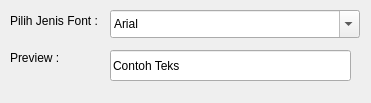
<?xml version="1.0" encoding="UTF-8"?>
<ui version="4.0">
 <class>Dialog</class>
 <widget class="QDialog" name="Dialog">
  <property name="geometry">
   <rect>
    <x>0</x>
    <y>0</y>
    <width>371</width>
    <height>103</height>
   </rect>
  </property>
  <property name="windowTitle">
   <string>Demo QFontComboBox</string>
  </property>
  <widget class="QLabel" name="label">
   <property name="geometry">
    <rect>
     <x>10</x>
     <y>10</y>
     <width>111</width>
     <height>21</height>
    </rect>
   </property>
   <property name="text">
    <string>Pilih Jenis Font :</string>
   </property>
  </widget>
  <widget class="QFontComboBox" name="fontComboBox">
   <property name="geometry">
    <rect>
     <x>110</x>
     <y>10</y>
     <width>250</width>
     <height>28</height>
    </rect>
   </property>
   <property name="font">
    <font>
     <family>Arial</family>
    </font>
   </property>
   <property name="currentText">
    <string>Arial</string>
   </property>
  </widget>
  <widget class="QLabel" name="label_2">
   <property name="geometry">
    <rect>
     <x>10</x>
     <y>50</y>
     <width>81</width>
     <height>16</height>
    </rect>
   </property>
   <property name="text">
    <string>Preview :</string>
   </property>
  </widget>
  <widget class="QLineEdit" name="lineEdit">
   <property name="geometry">
    <rect>
     <x>110</x>
     <y>50</y>
     <width>241</width>
     <height>31</height>
    </rect>
   </property>
   <property name="text">
    <string>Contoh Teks</string>
   </property>
   <property name="readOnly">
    <bool>true</bool>
   </property>
  </widget>
 </widget>
 <resources/>
 <connections/>
</ui>
